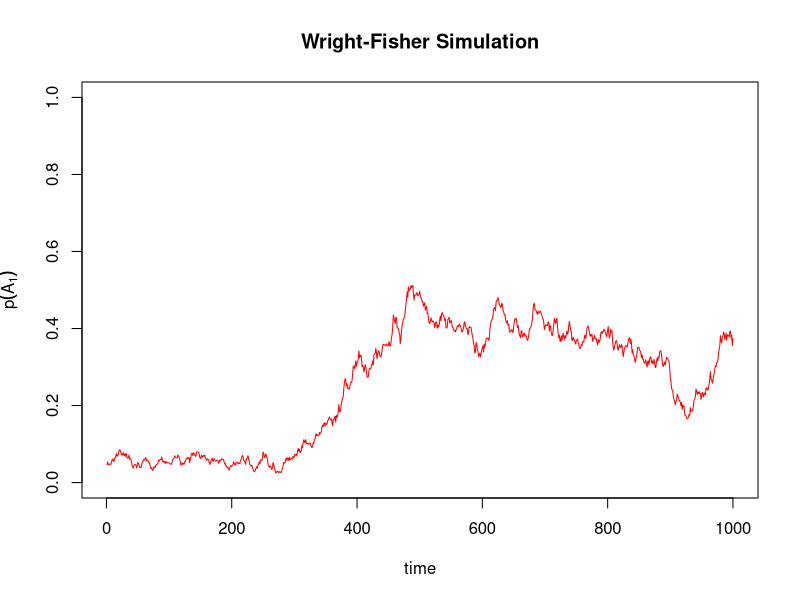

Reproduce this figure in R. (Note: this script raises an error after producing the figure.)
## ---- chunk 1
# create two scalars
A1 <- 100 # number of A1 allele (the minor allele) in the first generation
N <- 1000 # number of diploid individuals in the population

# create allele frequency
p <- A1/(2*N)

# create A2 allele frequency
q <- 1 -p

# sample from a binomial distribution with parameters size =2N and prob=p
A1 <- rbinom(1, 2*N, p)
p <- A1/(2*N)
## ---- chunk 2
# create two scalars
A1 <- 100 # number of A1 allele (the minor allele) in the first generation
N <- 1000 # number of diploid individuals in the population
p <- A1/(2*N)

### make a numeric vector to hold the results
freq <- as.numeric();
t=1000
### Use for loop to run over t generations
for (i in 1:t){
  A1 <- rbinom(1, 2*N, p)
  p <- A1/(2*N)
  freq[i] <- p
}

#pdf("graphs/sim1.pdf", widht=5, height=5)
plot(freq, type="l", ylim=c(0,1), col="red", xlab="time", 
     ylab=expression(p(A[1])), main="Wright-Fisher Simulation")


## ---- chunk 3
# create a vector to store the allele count in each generation
x <- vector()
x[1] <- 1 # for example, a new mutation occurs in the first generation

# Start to loop over t generations
# binomial sampling at each generation - determines allele count in next generations
N <- 10 # number of diploid individuals
t = 1
for (i in 2:t){ # t is the number of generations, starting with generation 2
    # calculate allele freq in the current generation
    k <- (x[i-1])/(2*N)
    # generate a vector with 2N individuals
    n <- seq(0,2*N,1) # Creates a vector n containing all possible allele counts from 0 to 2N
    
    # density for the binomial distribution with paramters size=2N and prob=k
    prob <- dbinom(n, 2*N, k) # It returns a vector of probabilities corresponding to the likelihood of observing each allele count n given:
    # plot(prob)
    # choose one from a vector each with certain prob
    x[i] <- sample(0:(2*N), 1, prob=prob)
}
## ---- chunk 4
n <- seq(0, 20, 1)
prob <- dbinom(n, 20, 0.5) #intitla probability is 0.5
plot(prob)
## ---- chunk 5
wright_fisher <- function(N=1000, t=100, A1=100){
  # N: number of diploid individuals. [N=1000, integer]
  # t: number of generations. [t=100, integer]
  # A1: number of A1 (the minor allele) in the first generation. [A1=10, integer]

  # create a vector 
  x <- 0
  x[1] <- A1

  # Start to loop over m generations
  # binomial sampling at each generation - determines allele count in next generations
  for (i in 2:t){
    # calculate allele freq in the current generation
    k <- (x[i-1])/(2*N)
    # generate a vector with 2N individuals
    n <- seq(0,2*N,1)
    
    # density for the binomial distribution with paramters size=2N and prob=k
    prob <- dbinom(n, 2*N, k)
    # plot(prob)
    # choose one from a vector each with certain prob
    x[i] <- sample(0:(2*N), 1, prob=prob)
  }
  # return back the results
  return(x)
}
## ---- chunk 6
sim1 <- wright_fisher(N=10, t=30, A1=1)
plot(sim1, type="o", pch=19, xlab="Generations", ylab="A1 allele count")
## ---- chunk 7
set.seed(1234587)
sim1 <- wright_fisher(N=50, t=1000, A1=20)
plot(sim1[1:100], type="o", pch=19, xlab="Generations", ylab="A1 allele count")

sim1 <- wright_fisher(N=50, t=1000, A1=20)
plot(sim1[1:100], type="o", pch=19, xlab="Generations", ylab="A1 allele count")

## ---- chunk 8
set.seed(1234567)
n=10
a1=1
t=100
frq <- wright_fisher(N=n, A1=a1, t=t)/(2*n)
plot(frq, type="l", ylim=c(0,1), col=3, xlab="Generations", ylab=expression(p(A[1])))
    for(u in 1:100){
      frq <- wright_fisher(N=n, A1=a1, t=t)/(2*n)
      random <- sample(1:1000,1,replace=F)
      randomcolor <- colors()[random] 
      lines(frq,type="l",col=(randomcolor))
    }
